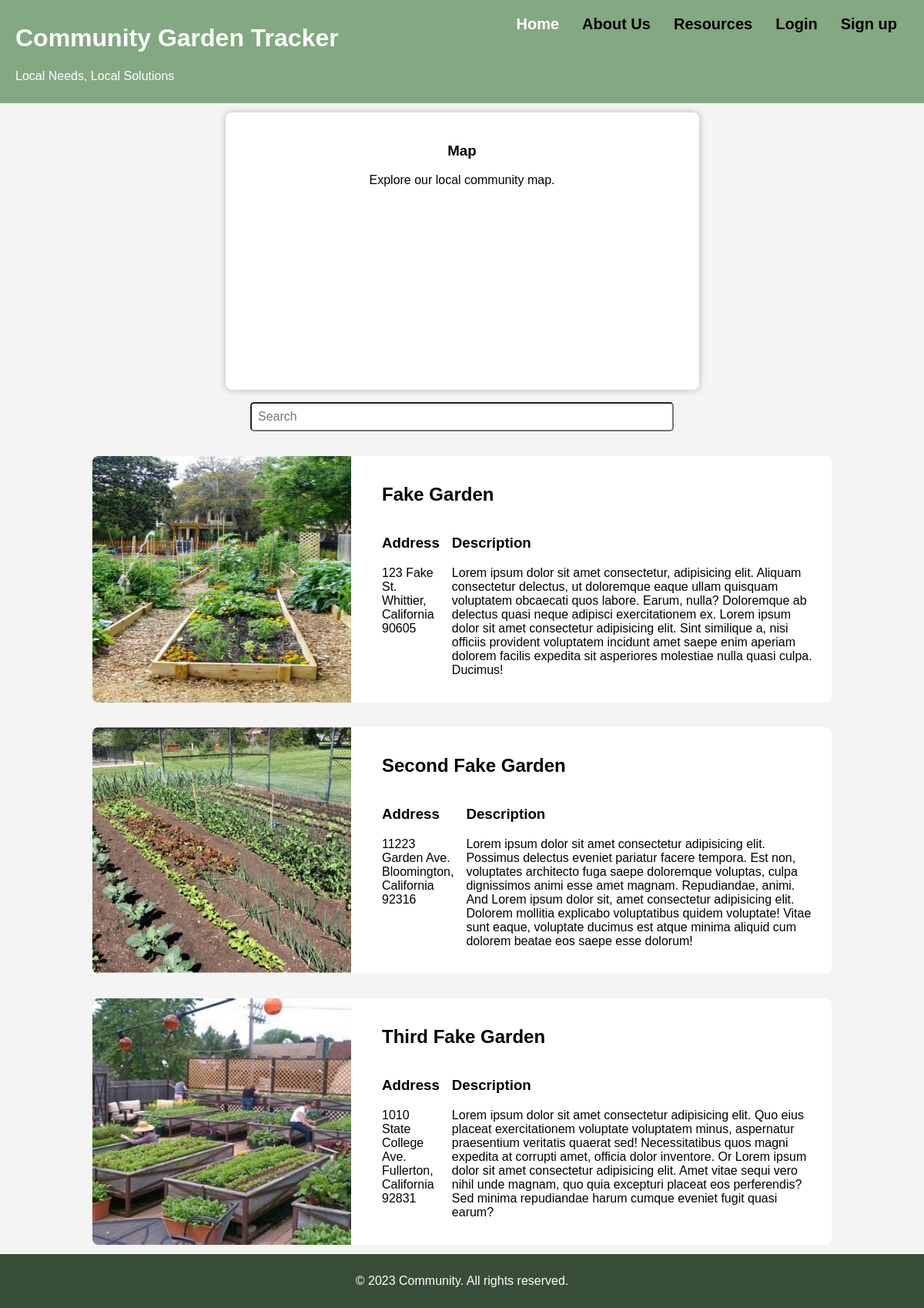
The page /home on the database its author committed.
### community_garden/models.py (models this page shows)
class Garden(db.Model):
    id                 = db.Column( db.Integer (            ), primary_key=True                        )
    name               = db.Column( db.String  ( length=50  ), nullable=False                          )
    street_address     = db.Column( db.String  ( length=70  ), nullable=False,           unique=True   )
    city               = db.Column( db.String  ( length=35  ), nullable=False                          )
    state              = db.Column( db.String  ( length=2   )                                          )
    zip_code           = db.Column( db.String  ( length=5   )                                          )
    hours_of_operation = db.Column( db.String  ( length=70  ), nullable=False                          )
    wish_list          = db.Column( db.String  ( length=200 )                                          )
    description        = db.Column( db.String  ( length=500 ), unique=True                             )
    donation_link      = db.Column( db.String  ( length=500 ))
    admin_id           = db.Column( db.Integer (            ), db.ForeignKey('user.id'), nullable=False)  # Foreign key to User
    photo              = db.Column( db.String  ( length=100 ), nullable=False,           unique=True   )
    volunteers = db.Relationship('User', secondary=user_garden_volunteer, viewonly=True)
    def __repr__(self):
        return f'{self.name}'

### community_garden/routes.py (the view)
@app.route("/")
@app.route("/home")
def home_page():
    gardens = Garden.query.all()
    return render_template('home.html', gardens=gardens)

### community_garden/templates/home.html (shortened to what this page needs)
{% extends 'base.html' %}
{% block style %}
    {{ super() }}
    <link rel="stylesheet" href="{{ url_for('static',filename='css/home.css')}}">
{% endblock %}
{% block content %}
    <div class="map">
        <h3>Map</h3>
        <p>Explore our local community map.</p>
    </div>
    <div class="search">
        <input id="search" type="search" placeholder="Search" name="q", hx-get="/search" hx-trigger="keyup changed delay:500ms" hx-target="#results">
    </div>
    <div class="gardens" id="results">
        {% for garden in gardens %}
            <a href="{{ url_for('garden_profile', garden=garden)}}">
                <div class="banner" id="results">
                    <div class="garden-picture">
                        <img src="../static/img/{{garden.photo}}">
                    </div>
                    <div class="garden-content">
                        <div class="title">
                            <h2>{{garden.name}}</h2>
                        </div>
                        <div class="info">
                            <div class="address">
                                <h3>Address</h3>
                                <p>{{ garden.street_address }}<br>
                                    {{ garden.city }}, {{ garden.state }} {{garden.zip_code}}
                                </p>
                            </div>
                            <div class="desctiption">
                                <h3>Description</h3>
                                <p>{{ garden.description }}</p>
                            </div>
                        </div>
                    </div>
                </div>
            </a>
        {% endfor %}
    </div>
{% endblock %}

### community_garden/templates/base.html (shortened to what this page needs)
<!DOCTYPE html>
<html lang="en">
<head>
    {% block style %}
        <link rel="stylesheet" href="{{ url_for('static',filename='css/base.css')}}">
    {% endblock %}
</head>
<body>
    <header>
        <div class="logo">
            <h1>Community Garden Tracker</h1>
            <p>Local Needs, Local Solutions</p>
        </div>
        <div class="nav-box">
            <nav>
                <a href="{{ url_for('home_page')}}">Home</a>
                <a href="{{ url_for('about_us_page')}}">About Us</a>
                <a href="{{url_for('resources_page')}}">Resources</a>
                {% if current_user.is_authenticated %}
                    <a href="{{ url_for('profile_page',username=current_user.username)}}">Profile</a>
                    <a href="{{ url_for('register_garden')}}">Register a Garden</a>
                    <a href="{{ url_for('logout')}}">Logout</a>
                {% else %}
                    <a href="{{ url_for('login_page')}}">Login</a>
                    <a href="{{ url_for('register_page')}}">Sign up</a>
                {% endif %}
            </nav>
        </div>
    </header>
    <div class="content">
    {% block content %}
    {% endblock %}
    </div>
    <div class="footer">
        <footer>
            <p>&copy; 2023 Community. All rights reserved.</p>
        </footer>
    </div>
</body>
</html>

### community_garden/static/css/base.css (style rules this page uses)
body { font-family: Arial, sans-serif; margin: 0; padding: 0; display: flex; flex-direction: column; align-items: center; background-color: #f4f4f4; min-height: 100vh; }
header { display: flex; justify-content: space-between; align-items: flex-start; background-color: #84a881; color: white; width: 100%; padding: 0; }
.logo { min-width: 200px; padding: 10px 20px; margin: 0; }
.nav-box { display: flex; margin-left: auto; margin-right: 0; padding: 10px 20px; }
nav { display: flex; flex-wrap: wrap; width: 100%; }
nav a { color: black; text-decoration: none; margin: 0; font-weight: bold; font-size: min(4vw, 20px); padding: 10px 15px; transition: background-color 0.3s ease, color 0.3s ease; }
nav a.active { color: white; }
.content { flex: 1; margin-top: 1vw; margin-bottom: 1vw; }
.footer { background-color: #394e38; color: white; text-align: center; padding: 10px 0; width: 100%; }

### community_garden/static/css/home.css (style rules this page uses)
.content div.map { background-color: white; margin-left: auto; margin-right: auto; padding: 20px; border-radius: 8px; box-shadow: 0 0 10px rgba(0, 0, 0, 0.25); width: min(90vw, 575px); height: 40vh; text-align: center; }
div.search input { display: block; margin-left: auto; margin-right: auto; margin-top: 1rem; width: min(100%, 550px); padding: 0.5rem; border-radius: 5px; font-size: 1rem; }
div.gardens { display: flex; flex-wrap: wrap; justify-content: center; width: 90vw; margin-top: 1rem; margin-left: auto; margin-right: auto; gap: 1rem; }
div.gardens .banner { display: flex; border-radius: 8px; margin-top: 1rem; height: 40vh; text-align: left; background-color: white; width: 100%; max-width: 80vw; overflow:hidden; }
div.gardens a { text-decoration: none; color: inherit; }
div.banner .garden-picture { background-color: green; height: 100%; width: 35%; border-top-left-radius: 8px; border-bottom-left-radius: 8px; flex-shrink: 0; }
div.garden-picture img { height: 100%; width: 100%; border-top-left-radius: inherit; border-bottom-left-radius: inherit; object-fit: cover; }
div.garden-content { display: flex; flex-direction: column; margin-left: 24px; padding: 1rem; flex-grow: 1; }
div.info { display: flex; gap: 1rem; }
div.address { width: 75%; }

### rows shown on the page
Garden: photo (picture), name "Fake Garden", street_address "123 Fake St.", city "Whittier", state "California", zip_code "90605", description "Lorem ipsum dolor sit amet consectetur, adipisicing elit. Aliquam consectetur delectus, ut doloremque eaque ullam quisquam voluptatem obcaecati quos labore. Earum, nulla? Doloremque ab delectus quasi neque adipisci exercitationem ex. Lorem ipsum dolor sit amet consectetur adipisicing elit. Sint similique a, nisi officiis provident voluptatem incidunt amet saepe enim aperiam dolorem facilis expedita sit asperiores molestiae nulla quasi culpa. Ducimus!"
Garden: photo (picture), name "Second Fake Garden", street_address "11223 Garden Ave.", city "Bloomington", state "California", zip_code "92316", description "Lorem ipsum dolor sit amet consectetur adipisicing elit. Possimus delectus eveniet pariatur facere tempora. Est non, voluptates architecto fuga saepe doloremque voluptas, culpa dignissimos animi esse amet magnam. Repudiandae, animi. And Lorem ipsum dolor sit, amet consectetur adipisicing elit. Dolorem mollitia explicabo voluptatibus quidem voluptate! Vitae sunt eaque, voluptate ducimus est atque minima aliquid cum dolorem beatae eos saepe esse dolorum!"
Garden: photo (picture), name "Third Fake Garden", street_address "1010 State College Ave.", city "Fullerton", state "California", zip_code "92831", description "Lorem ipsum dolor sit amet consectetur adipisicing elit. Quo eius placeat exercitationem voluptate voluptatem minus, aspernatur praesentium veritatis quaerat sed! Necessitatibus quos magni expedita at corrupti amet, officia dolor inventore. Or Lorem ipsum dolor sit amet consectetur adipisicing elit. Amet vitae sequi vero nihil unde magnam, quo quia excepturi placeat eos perferendis? Sed minima repudiandae harum cumque eveniet fugit quasi earum?"
